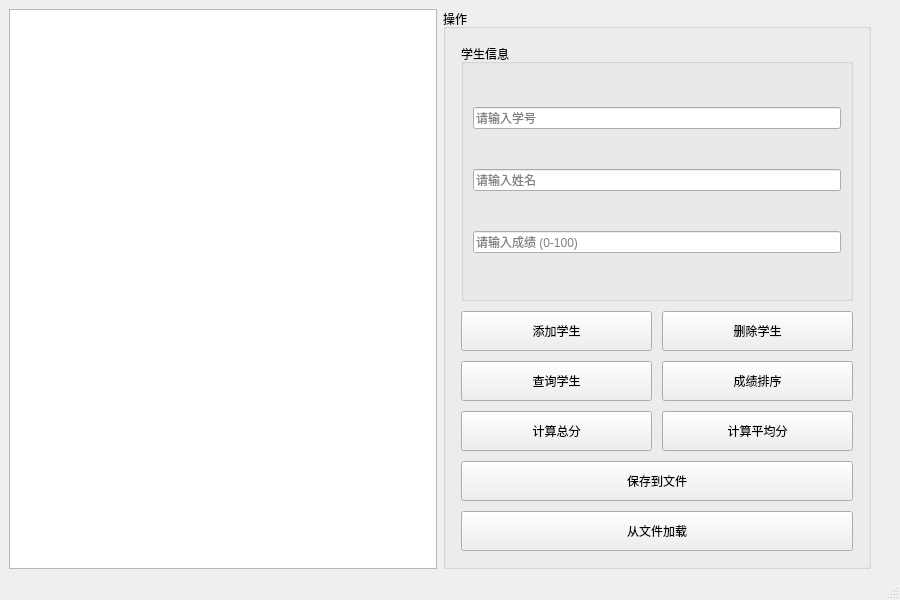
<?xml version="1.0" encoding="UTF-8"?>
<ui version="4.0">
 <class>MainWindow</class>
 <widget class="QMainWindow" name="MainWindow">
  <property name="geometry">
   <rect>
    <x>0</x>
    <y>0</y>
    <width>900</width>
    <height>600</height>
   </rect>
  </property>
  <property name="windowTitle">
   <string>学生管理系统</string>
  </property>
  <widget class="QWidget" name="centralwidget">
   <layout class="QHBoxLayout" name="horizontalLayout">
    <item>
     <widget class="QTableWidget" name="tablestudent">
      <property name="styleSheet">
       <string notr="true">QTableView { alternate-background-color: #f0f0f0; }</string>
      </property>
     </widget>
    </item>
    <item>
     <widget class="QGroupBox" name="groupBox_2">
      <property name="sizePolicy">
       <sizepolicy hsizetype="Expanding" vsizetype="Expanding">
        <horstretch>0</horstretch>
        <verstretch>0</verstretch>
       </sizepolicy>
      </property>
      <property name="title">
       <string>操作</string>
      </property>
      <layout class="QGridLayout" name="gridLayout">
       <property name="leftMargin">
        <number>15</number>
       </property>
       <property name="topMargin">
        <number>15</number>
       </property>
       <property name="rightMargin">
        <number>15</number>
       </property>
       <property name="bottomMargin">
        <number>15</number>
       </property>
       <property name="spacing">
        <number>10</number>
       </property>
       <item row="4" column="1">
        <widget class="QPushButton" name="btnsort">
         <property name="sizePolicy">
          <sizepolicy hsizetype="Expanding" vsizetype="Fixed">
           <horstretch>0</horstretch>
           <verstretch>0</verstretch>
          </sizepolicy>
         </property>
         <property name="minimumSize">
          <size>
           <width>0</width>
           <height>40</height>
          </size>
         </property>
         <property name="text">
          <string>成绩排序</string>
         </property>
        </widget>
       </item>
       <item row="6" column="0" colspan="2">
        <widget class="QPushButton" name="btnsave">
         <property name="sizePolicy">
          <sizepolicy hsizetype="Expanding" vsizetype="Fixed">
           <horstretch>0</horstretch>
           <verstretch>0</verstretch>
          </sizepolicy>
         </property>
         <property name="minimumSize">
          <size>
           <width>0</width>
           <height>40</height>
          </size>
         </property>
         <property name="text">
          <string>保存到文件</string>
         </property>
        </widget>
       </item>
       <item row="5" column="1">
        <widget class="QPushButton" name="btnaver">
         <property name="sizePolicy">
          <sizepolicy hsizetype="Expanding" vsizetype="Fixed">
           <horstretch>0</horstretch>
           <verstretch>0</verstretch>
          </sizepolicy>
         </property>
         <property name="minimumSize">
          <size>
           <width>0</width>
           <height>40</height>
          </size>
         </property>
         <property name="text">
          <string>计算平均分</string>
         </property>
        </widget>
       </item>
       <item row="2" column="0">
        <widget class="QPushButton" name="btnadd">
         <property name="sizePolicy">
          <sizepolicy hsizetype="Expanding" vsizetype="Fixed">
           <horstretch>0</horstretch>
           <verstretch>0</verstretch>
          </sizepolicy>
         </property>
         <property name="minimumSize">
          <size>
           <width>0</width>
           <height>40</height>
          </size>
         </property>
         <property name="text">
          <string>添加学生</string>
         </property>
        </widget>
       </item>
       <item row="2" column="1">
        <widget class="QPushButton" name="btndelete">
         <property name="sizePolicy">
          <sizepolicy hsizetype="Expanding" vsizetype="Fixed">
           <horstretch>0</horstretch>
           <verstretch>0</verstretch>
          </sizepolicy>
         </property>
         <property name="minimumSize">
          <size>
           <width>0</width>
           <height>40</height>
          </size>
         </property>
         <property name="text">
          <string>删除学生</string>
         </property>
        </widget>
       </item>
       <item row="5" column="0">
        <widget class="QPushButton" name="btntotal">
         <property name="sizePolicy">
          <sizepolicy hsizetype="Expanding" vsizetype="Fixed">
           <horstretch>0</horstretch>
           <verstretch>0</verstretch>
          </sizepolicy>
         </property>
         <property name="minimumSize">
          <size>
           <width>0</width>
           <height>40</height>
          </size>
         </property>
         <property name="text">
          <string>计算总分</string>
         </property>
        </widget>
       </item>
       <item row="4" column="0">
        <widget class="QPushButton" name="btnfind">
         <property name="sizePolicy">
          <sizepolicy hsizetype="Expanding" vsizetype="Fixed">
           <horstretch>0</horstretch>
           <verstretch>0</verstretch>
          </sizepolicy>
         </property>
         <property name="minimumSize">
          <size>
           <width>0</width>
           <height>40</height>
          </size>
         </property>
         <property name="text">
          <string>查询学生</string>
         </property>
        </widget>
       </item>
       <item row="7" column="0" colspan="2">
        <widget class="QPushButton" name="btnload">
         <property name="sizePolicy">
          <sizepolicy hsizetype="Expanding" vsizetype="Fixed">
           <horstretch>0</horstretch>
           <verstretch>0</verstretch>
          </sizepolicy>
         </property>
         <property name="minimumSize">
          <size>
           <width>0</width>
           <height>40</height>
          </size>
         </property>
         <property name="text">
          <string>从文件加载</string>
         </property>
        </widget>
       </item>
       <item row="0" column="0" colspan="2">
        <widget class="QGroupBox" name="groupBox">
         <property name="title">
          <string>学生信息</string>
         </property>
         <layout class="QVBoxLayout" name="verticalLayout_2">
          <item>
           <widget class="QLineEdit" name="editID">
            <property name="placeholderText">
             <string>请输入学号</string>
            </property>
           </widget>
          </item>
          <item>
           <widget class="QLineEdit" name="editName">
            <property name="placeholderText">
             <string>请输入姓名</string>
            </property>
           </widget>
          </item>
          <item>
           <widget class="QLineEdit" name="editscores">
            <property name="placeholderText">
             <string>请输入成绩 (0-100)</string>
            </property>
           </widget>
          </item>
         </layout>
        </widget>
       </item>
      </layout>
     </widget>
    </item>
    <item>
     <layout class="QVBoxLayout" name="verticalLayout">
      <item>
       <spacer name="verticalSpacer">
        <property name="orientation">
         <enum>Qt::Orientation::Vertical</enum>
        </property>
        <property name="sizeHint" stdset="0">
         <size>
          <width>20</width>
          <height>40</height>
         </size>
        </property>
       </spacer>
      </item>
     </layout>
    </item>
   </layout>
  </widget>
  <widget class="QStatusBar" name="statusbar"/>
  <widget class="QMenuBar" name="menubar">
   <property name="geometry">
    <rect>
     <x>0</x>
     <y>0</y>
     <width>900</width>
     <height>24</height>
    </rect>
   </property>
  </widget>
 </widget>
 <resources/>
 <connections/>
</ui>
